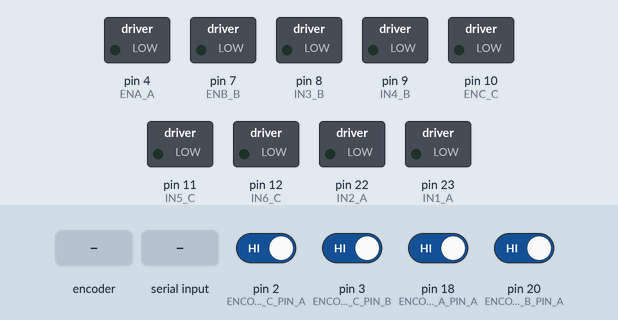
Simulated run of this sketch. Board: Arduino Mega 2560, built with avr-gcc and run on an emulated ATmega2560. On the bench: switched loads named in the sketch (green lamp = pin HIGH). The test bench sets the inputs (shaded band); at power-on: pin 2 (ENCODER_C_PIN_A), pin 3 (ENCODER_C_PIN_B), pin 18 (ENCODER_A_PIN_A), pin 20 (ENCODER_B_PIN_A) HIGH.

Above: at 1.2 s.
1.3 s: rotary encoder on pin 2 (ENCODER_C_PIN_A) / pin 19 (ENCODER_A_PIN_B) turned 1 step (first pin leading)
At 2.5 s:
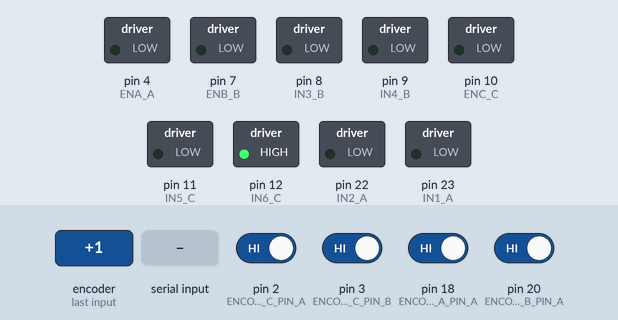
3.0 s: "90,45,200\n" received over Serial
At 3.16 s:
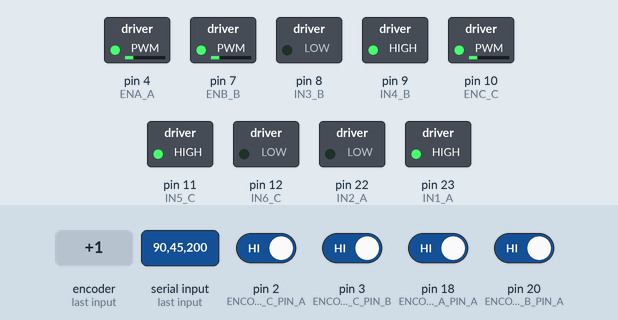
At 8.1 s:
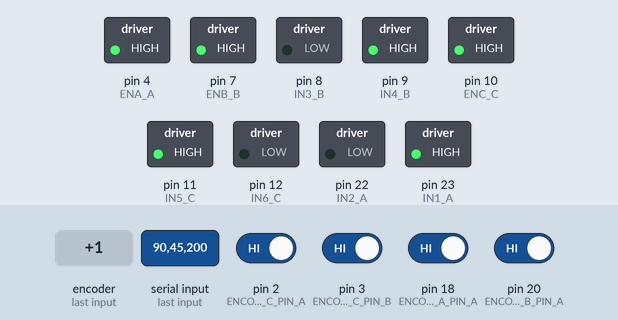
Timing chart, 0 to 9.6 s (numbered marks = the images above; inputs shaded):
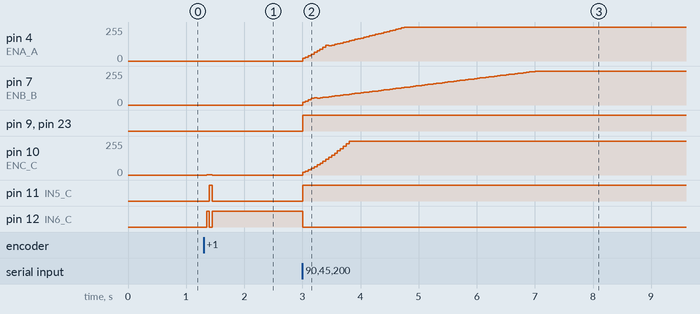

Measured:
- after the input at 1.3 s, pin 10 (ENC_C): 0/255 → 2/255 after 0.05 s, → 1/255 0.05 s later, → 0/255 0.05 s later; pin 11 (IN5_C): LOW → HIGH after 0.10 s, → LOW 0.05 s later; pin 12 (IN6_C): LOW → HIGH after 0.05 s, → LOW 0.05 s later, → HIGH 0.05 s later
- after the input at 3.0 s, pin 9 (IN4_B), pin 11 (IN5_C), pin 23 (IN1_A): LOW → HIGH at once; pin 10 (ENC_C): moves from 0/255 to 255/255 over 0.85 s, starting at once; pin 12 (IN6_C): HIGH → LOW at once

The sketch:

PID2.ino
```cpp
#define ENA_A 4
#define IN1_A 23
#define IN2_A 22


#define ENB_B 7
#define IN3_B 8
#define IN4_B 9

#define ENC_C 10
#define IN5_C 11
#define IN6_C 12

#define ENCODER_A_PIN_A 18
#define ENCODER_A_PIN_B 19

#define ENCODER_B_PIN_A 20
#define ENCODER_B_PIN_B 21

#define ENCODER_C_PIN_A 2
#define ENCODER_C_PIN_B 3

#define SAMPLE_TIME 50
#define RAMP_STEP_RPM 10

volatile long pulses_M1 = 0;
volatile long pulses_M2 = 0;
volatile long pulses_M3 = 0;

unsigned long last_time = 0;

const float PPR_M1 = 823.5;
const float PPR_M2 = 819.4;
const float PPR_M3 = 822.0;

float desired_rpm_M1 = 0;
float desired_rpm_M2 = 0;
float desired_rpm_M3 = 0;

float target_rpm_M1 = 0;
float target_rpm_M2 = 0;
float target_rpm_M3 = 0;

float current_rpm_M1 = 0;
float current_rpm_M2 = 0;
float current_rpm_M3 = 0;

float Kp = 0.9;
float Ki = 1.2;
float Kd = 0.05;

float error_M1 = 0;
float integral_M1 = 0;
float last_error_M1 = 0;

float error_M2 = 0;
float integral_M2 = 0;
float last_error_M2 = 0;

float error_M3 = 0;
float integral_M3 = 0;
float last_error_M3 = 0;

float pwm_out_M1 = 0;
float pwm_out_M2 = 0;
float pwm_out_M3 = 0;

void setup() {
  Serial.begin(115200);
  Serial.setTimeout(10);

  pinMode(ENA_A, OUTPUT);
  pinMode(IN1_A, OUTPUT);
  pinMode(IN2_A, OUTPUT);

  pinMode(ENB_B, OUTPUT);
  pinMode(IN3_B, OUTPUT);
  pinMode(IN4_B, OUTPUT);

  pinMode(ENC_C, OUTPUT);
  pinMode(IN5_C, OUTPUT);
  pinMode(IN6_C, OUTPUT);

  pinMode(ENCODER_A_PIN_A, INPUT_PULLUP);
  pinMode(ENCODER_A_PIN_B, INPUT_PULLUP);

  pinMode(ENCODER_B_PIN_A, INPUT_PULLUP);
  pinMode(ENCODER_B_PIN_B, INPUT_PULLUP);

  pinMode(ENCODER_C_PIN_A, INPUT_PULLUP);
  pinMode(ENCODER_C_PIN_B, INPUT_PULLUP);

  attachInterrupt(digitalPinToInterrupt(ENCODER_A_PIN_A), countM1, RISING);
  attachInterrupt(digitalPinToInterrupt(ENCODER_B_PIN_A), countM2, RISING);
  attachInterrupt(digitalPinToInterrupt(ENCODER_C_PIN_A), countM3, RISING);

  last_time = millis();
}

void loop() {

  if (Serial.available() > 0) {
    String data = Serial.readStringUntil('\n');
    parseIncomingData(data);
  }

  unsigned long current_time = millis();
  unsigned long time_change = current_time - last_time;

  if (time_change >= SAMPLE_TIME) {

    noInterrupts();

    long snap_M1 = pulses_M1;
    long snap_M2 = pulses_M2;
    long snap_M3 = pulses_M3;

    pulses_M1 = 0;
    pulses_M2 = 0;
    pulses_M3 = 0;

    interrupts();

    current_rpm_M1 = ((float)snap_M1 / PPR_M1) * (60000.0 / time_change);
    current_rpm_M2 = ((float)snap_M2 / PPR_M2) * (60000.0 / time_change);
    current_rpm_M3 = ((float)snap_M3 / PPR_M3) * (60000.0 / time_change);

    target_rpm_M1 = updateRamp(target_rpm_M1, desired_rpm_M1);
    target_rpm_M2 = updateRamp(target_rpm_M2, desired_rpm_M2);
    target_rpm_M3 = updateRamp(target_rpm_M3, desired_rpm_M3);

    pwm_out_M1 = computePID(
      target_rpm_M1,
      current_rpm_M1,
      error_M1,
      integral_M1,
      last_error_M1
    );

    pwm_out_M2 = computePID(
      target_rpm_M2,
      current_rpm_M2,
      error_M2,
      integral_M2,
      last_error_M2
    );

    pwm_out_M3 = computePID(
      target_rpm_M3,
      current_rpm_M3,
      error_M3,
      integral_M3,
      last_error_M3
    );

    driveMotor(
      ENA_A,
      IN1_A,
      IN2_A,
      pwm_out_M1,
      false
    );

    driveMotor(
      ENB_B,
      IN3_B,
      IN4_B,
      pwm_out_M2,
      true
    );

    driveMotor(
      ENC_C,
      IN5_C,
      IN6_C,
      pwm_out_M3,
      false
    );

//    Serial.print("Cur:");
//    Serial.print(current_rpm_M1, 1);
//    Serial.print(",");
//
//    Serial.print(current_rpm_M2, 1);
//    Serial.print(",");
//    Serial.println(current_rpm_M3, 1);

    //Serial.print(digitalRead(IN1_A));
    //Serial.print(",");
    //Serial.println(digitalRead(IN2_A));
    last_time = current_time;
  }
}

float updateRamp(float current, float target) {

  if (current < target) {

    current += RAMP_STEP_RPM;

    if (current > target) {
      current = target;
    }
  }

  else if (current > target) {

    current -= RAMP_STEP_RPM;

    if (current < target) {
      current = target;
    }
  }

  return current;
}

float computePID(
  float target,
  float current,
  float &error,
  float &integral,
  float &last_error
) {

  error = target - current;

  integral += error * (SAMPLE_TIME / 1000.0);

  integral = constrain(integral, -255, 255);

  float derivative =
    (error - last_error) /
    (SAMPLE_TIME / 1000.0);

  float output =
    (Kp * error) +
    (Ki * integral) +
    (Kd * derivative);

  last_error = error;

  return constrain(output, -255, 255);
}

void driveMotor(
  int pwm_pin,
  int in1,
  int in2,
  float pwm_val,
  bool reverse_hardware
) {

  if (reverse_hardware) {
    pwm_val = -pwm_val;
  }

  if (pwm_val > 0) {

    digitalWrite(in1, HIGH);
    digitalWrite(in2, LOW);

    analogWrite(
      pwm_pin,
      (int)pwm_val
    );
  }

  else if (pwm_val < 0) {

    digitalWrite(in1, LOW);
    digitalWrite(in2, HIGH);

    analogWrite(
      pwm_pin,
      (int)abs(pwm_val)
    );
  }

  else {

    digitalWrite(in1, LOW);
    digitalWrite(in2, LOW);

    analogWrite(pwm_pin, 0);
  }
}

void parseIncomingData(String data) {

  int firstComma = data.indexOf(',');

  int secondComma =
    data.indexOf(',', firstComma + 1);

  if (
    firstComma != -1 &&
    secondComma != -1
  ) {

    desired_rpm_M1 =
      data.substring(
        0,
        firstComma
      ).toFloat();

    desired_rpm_M2 =
      data.substring(
        firstComma + 1,
        secondComma
      ).toFloat();

    desired_rpm_M3 =
      data.substring(
        secondComma + 1
      ).toFloat();
  }
}

void countM1() {

  if (
    digitalRead(ENCODER_A_PIN_B) == LOW
  ) {
    pulses_M1--;
  }

  else {
    pulses_M1++;
  }
}

void countM2() {

  if (
    digitalRead(ENCODER_B_PIN_B) == LOW
  ) {
    pulses_M2--;
  }

  else {
    pulses_M2++;
  }
}

void countM3() {

  if (
    digitalRead(ENCODER_C_PIN_B) == LOW
  ) {
    pulses_M3--;
  }

  else {
    pulses_M3++;
  }
}
```
